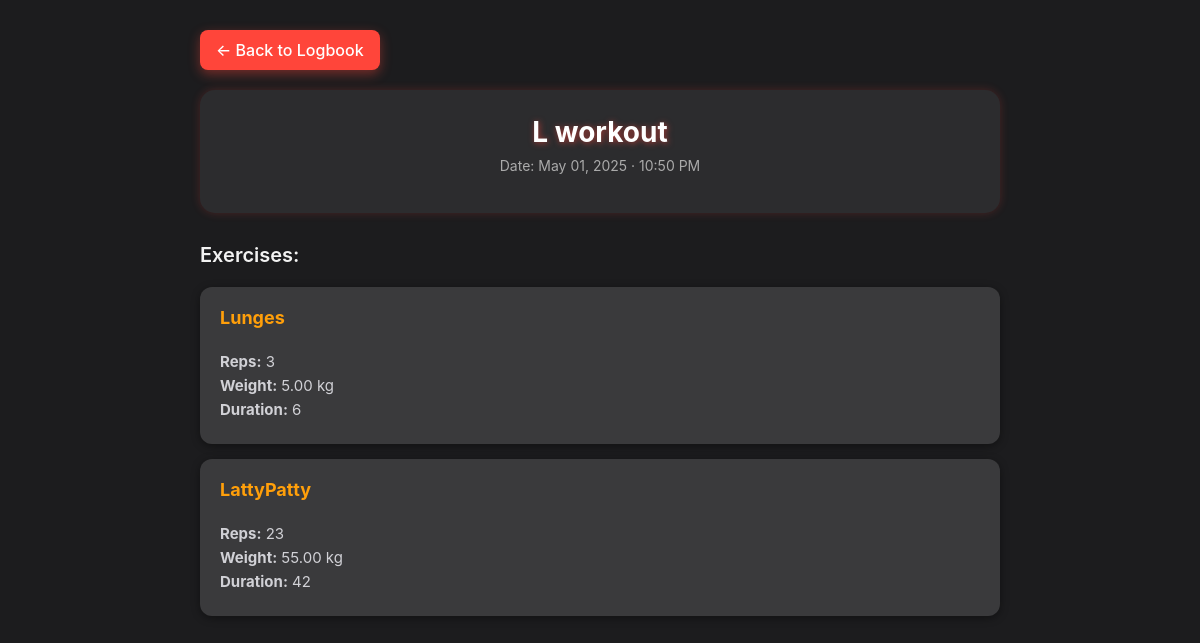
The app's page /workout/57/ (signed in) with its own data.
### tracker/models.py (models this page shows, shortened)
class Workout(models.Model):
    user=models.ForeignKey(User, on_delete=models.CASCADE)
    workout = models.CharField(max_length=100)
    created_at = models.DateTimeField(auto_now_add=True)
    name=models.CharField(max_length=100, blank=True, null=True)

class Exercise(models.Model):
    workout = models.ForeignKey(Workout, on_delete=models.CASCADE, related_name='exercises')
    exercise_name = models.CharField(max_length=100)
    reps = models.PositiveIntegerField()
    weight = models.DecimalField(max_digits=5, decimal_places=2)
    duration = models.PositiveIntegerField()

### tracker/views.py (the view)
# urls.py: path('workout/<int:workout_id>/', views.workout_detail, name='workout_detail'),
@login_required
def workout_detail(request, workout_id):
    workout = get_object_or_404(Workout, id=workout_id)
    print(workout.exercises.all())
    return render(request, 'tracker/workout_detail2.html', {'workout': workout})
    return render(request, 'tracker/workout_detail.html', {'workout': workout1, 'exercises': exercises})

### tracker/templates/tracker/workout_detail2.html (shortened to what this page needs)
<!DOCTYPE html>
<html lang="en">
<head>
</head>
<body>
    <div class="container">
        <a href="{% url 'logbook' %}" class="back-button">← Back to Logbook</a>
        <div class="workout-header">
            <h2>{{ workout.name }}</h2>
            <p>Date: {{ workout.created_at|date:"F d, Y · h:i A" }}</p>
        </div>
        <h3 class="exercise-title">Exercises:</h3>
        {% if workout.exercises.all %}
            {% for exercise in workout.exercises.all %}
                <div class="exercise-card">
                    <h4>{{ exercise.exercise_name }}</h4>
                    <div class="exercise-details">
                        <p><strong>Reps:</strong> {{ exercise.reps }}</p>
                        <p><strong>Weight:</strong> {{ exercise.weight }} kg</p>
                        <p><strong>Duration:</strong> {{ exercise.duration }} </p>
                    </div>
                </div>
            {% endfor %}
        {% else %}
            <div class="no-exercises">
                <p>No exercises added to this workout.</p>
            </div>
        {% endif %}
    </div>
</body>
</html>

### tracker/templates/tracker/workout_detail2.html (style rules this page uses)
body { font-family: -apple-system, BlinkMacSystemFont, 'Segoe UI', Roboto, Helvetica, Arial, sans-serif; background-color: #1c1c1e; color: #f2f2f2; margin: 0; padding: 30px; }
.container { max-width: 800px; margin: 0 auto; }
.back-button { display: inline-block; margin-bottom: 20px; padding: 10px 16px; background-color: #ff453a; color: white; border-radius: 8px; text-decoration: none; font-weight: 500; box-shadow: 0 4px 12px rgba(255, 69, 58, 0.4); transition: background-color 0.3s ease, transform 0.2s ease; }
.workout-header { background-color: #2c2c2e; padding: 25px; border-radius: 15px; text-align: center; margin-bottom: 30px; box-shadow: 0 0 10px rgba(255, 69, 58, 0.2); }
.workout-header h2 { margin: 0; font-size: 28px; color: #ffffff; text-shadow: 1px 1px 6px rgba(255, 69, 58, 0.6); }
.workout-header p { margin-top: 8px; font-size: 14px; color: #aaa; }
.exercise-title { margin-top: 10px; font-size: 20px; font-weight: 600; color: #f2f2f2; }
.exercise-card { background-color: #3a3a3c; border-radius: 12px; padding: 20px; margin-top: 15px; box-shadow: 0 2px 8px rgba(0,0,0,0.4); transition: transform 0.2s ease; }
.exercise-card h4 { margin-top: 0; font-size: 18px; color: #ff9f0a; }
.exercise-details p { font-size: 15px; color: #d1d1d6; margin: 5px 0; }

### records on screen
Workout: name "L workout", created_at "May 01, 2025 · 10:50 PM"
Exercise: exercise_name "Lunges", reps "3", weight "5.00", duration "6"
Exercise: exercise_name "LattyPatty", reps "23", weight "55.00", duration "42"
